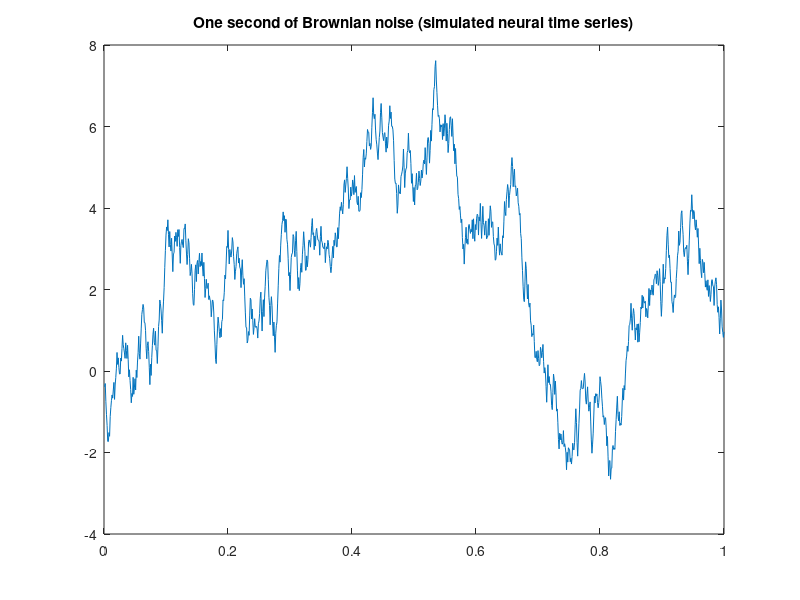
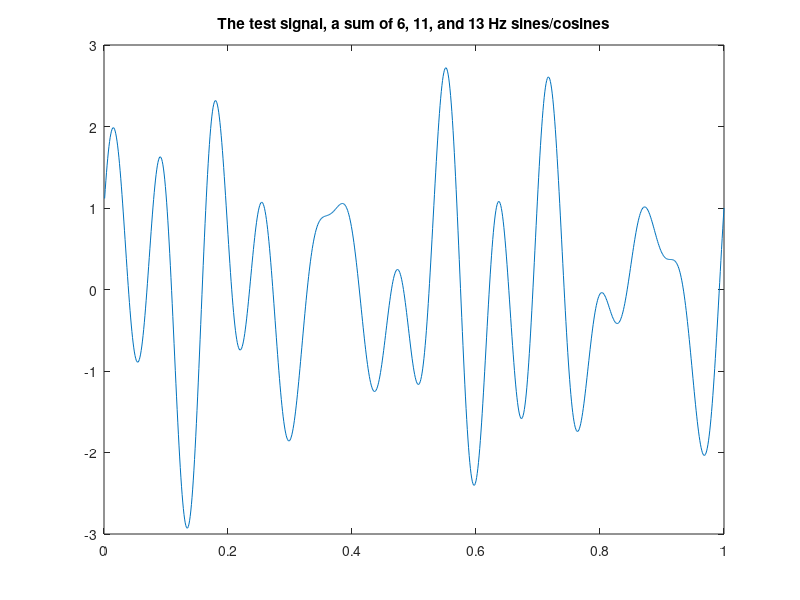
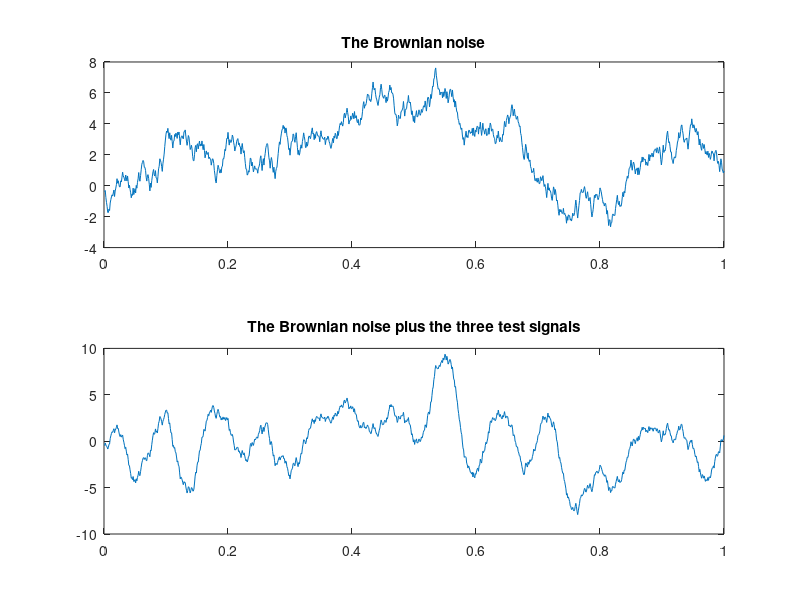
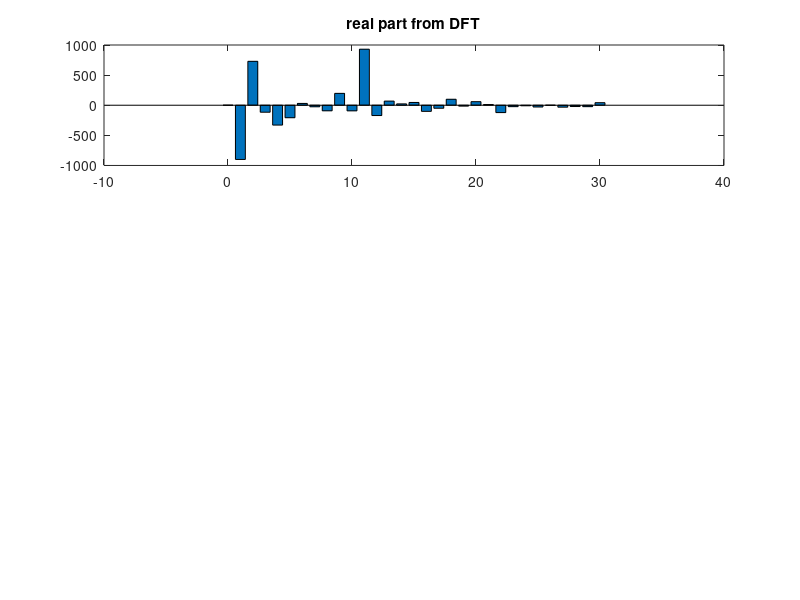

MATLAB code for these plots, in order: (Note: this script raises an error after producing the figures.)
% DFT/FFT demo - comparing DFT and dot product
% This demo illustrates the fundamentals of Discrete Fourier Transform (DFT) often called or implemented as FFT. DFT is the most widely used method for obtaining a frequency spectrum (with frequency on the x-axis and amplitude/power/magnituve on the y-axis) of a neural time series. It runs best under Matlab 2021 or later versions.
% We start by making a discrete time vector, at which the signal will be sampled. 
clear
time = 0.001:0.001:1; % one second of discrete time, sampled at 1000 Hz

% now, we make a time series of Brownian noise (biorealistic) time series not unlike EEG/LFP, representing one trial of neural mass data
temp1 = rand(size(time))-.5; % zero-center the white noise, because we use cumulative sum later
brownsig = cumsum(temp1);  % Brownian noise is the cumulative sum of white noise
figure
plot(time, brownsig),title('One second of Brownian noise (simulated neural time series)') 

% Now we make 3 simple signals, to be added to the brownian noise.
Sin6Hz = sin(2*pi*time*6); % a 6 Hz sine wave
Cos11Hz = cos(2*pi*time*11); % a 11 Hz cosine wave
Sin13Hz = sin(2*pi*time*13); % a 13 Hz sine wave

sumsig = Sin6Hz + Cos11Hz + Sin13Hz; 
figure
plot(time, sumsig), title('The test signal, a sum of 6, 11, and 13 Hz sines/cosines') 

% The sum of the three test signals, two sinoids, one cosinoid is now added to the Brownian noise
testsig1  = brownsig-mean(brownsig); % zero-centered Brownian noise
testsig = testsig1 + sumsig.*2; % multiply sum of sine/cosine signals by 2 to make it more prominent
figure
subplot(2,1,1), plot(time, brownsig), title('The Brownian noise') % the real part
subplot(2,1,2), plot(time, testsig), title('The Brownian noise plus the three test signals') 

% Now, we compute the Discrete Fourier Transform, resulting in a complex spectrum with real (cosine-base) and imaginary (sine-base) components. In most programming environments, this is just one line of code, and yields complex numbers, corresponding to sine and cosine templates for each frequency, more about this below. 
complexspectrum = fft(testsig);

% We have a 1-sec segment, which means the frequency resolution is 1 Hz; sampled at 1000 Hz, the frequency axis goes from 0 Hz to 500 Hz (half the sample rate, called the Nyquist Frequency). See Matt Carrick's excellent explanation here: https://www.wavewalkerdsp.com/2022/03/16/dft-frequency-resolution-explained/ 
faxis = 0:500; 

% Plot the resulting spectra, one for the real part, one for the imaginary part, and the (combined) amplitude spectrum. Here, we plot only frequencies between 0 and 30 Hz for speed and ease. 
figure
subplot(3,1,1), b1 = bar(faxis(1:31), real(complexspectrum(1:31))); title('real part from DFT') % the real part
b1.FaceColor = 'flat'; b1.CData(12,:) = [.95 0 0]; % this is just to make the seed frequencies red

subplot(3,1,2), b2 = bar(faxis(1:31), imag(complexspectrum(1:31))); title('imaginary part from DFT') % the imaginary part
b2.FaceColor = 'flat'; b2.CData([7 14],:) = [.95 0 0; .95 0 0]; % this is just to make the seed frequencies red

subplot(3,1,3), b3 = bar(faxis(1:31), abs(complexspectrum(1:31))); title('amplitude spectrum from DFT (absolute value of real and imag)')% the absolute value
b3.FaceColor = 'flat'; b3.CData([7 12 14],:) = [.95 0 0; .95 0 0; .95 0 0]; % this is just to make the seed frequencies red

% Now, let's examine the inner workings of the DFT: Instead of computing the DFT, we compute by hand (OK not really by hand) the dot product of each cosine template (for each frequency) with the data.  This should look like the real part (the cosine component) of the DFT. The dot product can be thought of as a correlation between a template and the data. It has a greater value when the data happen to look like the template (here, sine and cosine functions at different frequencies) and a lower value when template and data are differentlin time course. We highlight the frequency of the cosine wave we put into the Brownian noise test signal in red.
figure
for frequency = 1:30 % we only consder integer frequencies because then we can fit complete cycles of templates in the 1-sec segment. 
    cosdot(frequency) = testsig*cos(time*2*pi*frequency)'; 
    subplot(2,1,1), plot(time, sin(time*2*pi*frequency)), title('Cosine template')
    subplot(2,1,2), hold on, bar(frequency,cosdot(frequency), 'k'), if frequency==11, bar(frequency,cosdot(frequency), 'r'), end
    pause(1)
    title('Dot product between data and cosine template')
    xlabel('Frequency (Hz)')
    ylabel('Dot product')
end

% Now we do this again, but this time computing the dot product of each sine wave template with the data. Note that the sign is opposite to the built-in DFT because of a Matlab convention. https://www.mathworks.com/help/signal/ug/discrete-fourier-transform.html 
figure
for frequency = 1:30
    sindot(frequency) = testsig*sin(time*2*pi*frequency)'; 
    subplot(2,1,1), plot(time, sin(time*2*pi*frequency)), title('Sine template')
    subplot(2,1,2), hold on, bar(frequency,sindot(frequency), 'k'), if ismember(frequency, [6 13]), bar(frequency,sindot(frequency), 'r'), end
    pause(1)
    title('Dot product between data and sine template')
    xlabel('Frequency (Hz)')
    ylabel('Dot product')
end

% Just like for the built-in DFT algorith, we now calculate the amplitude spectrum by taking the modulus (absolute value) of the sine and cosine dotproducts. The absolute value for each frequency is simply the square root of the sum of the squares of the cosine dot product and sine dot products. Note that the resulting spectrum is very similar to the built-in DFT (FFT) function that matlab uses. Small differences are owed to slight difference in implementation in the buil-in algorithm. This concludes this demo. The goal is for you now have a better intuition of the inner workings of DFT/FFT algorithms applied, as they can be thought of as a frequency-wise application of sine and cosine filters to the data. There are a few more interesting aspects, including how the length (duration) of the time segment affects the DFT. There is a demo on that too in this collection. Check it out. 
dotprodspec  = cosdot + 1i*sindot; 
figure
subplot(2,1,1),b4 = bar(1:30, abs(dotprodspec)); title('dot product amplitude spectrum (absolute value)')% the absolute value
b4.FaceColor = 'flat'; b4.CData([6 11 13],:) = [.95 0 0; .95 0 0; .95 0 0]; % this is just to make the seed frequencies red

subplot(2,1,2), b5 = bar(faxis(1:31), abs(complexspectrum(1:31))); title('amplitude spectrum from DFT (absolute value of real and imag)')% the absolute value
b5.FaceColor = 'flat'; b5.CData([7 12 14],:) = [.95 0 0; .95 0 0; .95 0 0]; % this is just to make the seed frequencies red
